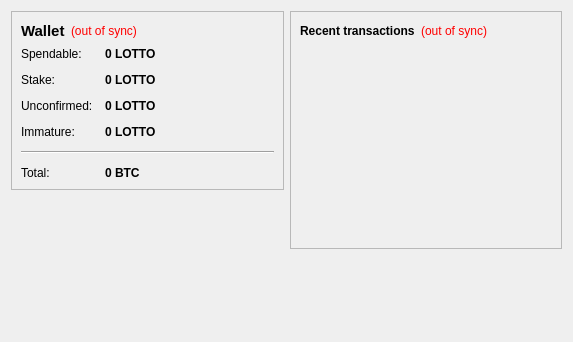
<?xml version="1.0" encoding="UTF-8"?>
<ui version="4.0">
 <class>OverviewPage</class>
 <widget class="QWidget" name="OverviewPage">
  <property name="geometry">
   <rect>
    <x>0</x>
    <y>0</y>
    <width>573</width>
    <height>342</height>
   </rect>
  </property>
  <property name="windowTitle">
   <string>Form</string>
  </property>
  <layout class="QHBoxLayout" name="horizontalLayout" stretch="1,1">
   <item>
    <layout class="QVBoxLayout" name="verticalLayout_2">
     <item>
      <widget class="QFrame" name="frame">
       <property name="frameShape">
        <enum>QFrame::StyledPanel</enum>
       </property>
       <property name="frameShadow">
        <enum>QFrame::Raised</enum>
       </property>
       <layout class="QVBoxLayout" name="verticalLayout_4">
        <item>
         <layout class="QHBoxLayout" name="horizontalLayout_4">
          <item>
           <widget class="QLabel" name="label_5">
            <property name="font">
             <font>
              <pointsize>11</pointsize>
              <weight>75</weight>
              <bold>true</bold>
             </font>
            </property>
            <property name="text">
             <string>Wallet</string>
            </property>
           </widget>
          </item>
          <item>
           <widget class="QLabel" name="labelWalletStatus">
            <property name="toolTip">
             <string>The displayed information may be out of date. Your wallet automatically synchronizes with the MYLOTTOCOIN network after a connection is established, but this process has not completed yet.</string>
            </property>
            <property name="styleSheet">
             <string notr="true">QLabel { color: red; }</string>
            </property>
            <property name="text">
             <string notr="true">(out of sync)</string>
            </property>
            <property name="alignment">
             <set>Qt::AlignLeading|Qt::AlignLeft|Qt::AlignVCenter</set>
            </property>
           </widget>
          </item>
          <item>
           <spacer name="horizontalSpacer_2">
            <property name="orientation">
             <enum>Qt::Horizontal</enum>
            </property>
            <property name="sizeHint" stdset="0">
             <size>
              <width>40</width>
              <height>20</height>
             </size>
            </property>
           </spacer>
          </item>
         </layout>
        </item>
        <item>
         <layout class="QFormLayout" name="formLayout_2">
          <property name="fieldGrowthPolicy">
           <enum>QFormLayout::AllNonFixedFieldsGrow</enum>
          </property>
          <property name="horizontalSpacing">
           <number>12</number>
          </property>
          <property name="verticalSpacing">
           <number>12</number>
          </property>
          <item row="0" column="0">
           <widget class="QLabel" name="label">
            <property name="text">
             <string>Spendable:</string>
            </property>
           </widget>
          </item>
          <item row="0" column="1">
           <widget class="QLabel" name="labelBalance">
            <property name="font">
             <font>
              <weight>75</weight>
              <bold>true</bold>
             </font>
            </property>
            <property name="cursor">
             <cursorShape>IBeamCursor</cursorShape>
            </property>
            <property name="toolTip">
             <string>Your current spendable balance</string>
            </property>
            <property name="text">
             <string notr="true">0 LOTTO</string>
            </property>
            <property name="textInteractionFlags">
             <set>Qt::LinksAccessibleByMouse|Qt::TextSelectableByKeyboard|Qt::TextSelectableByMouse</set>
            </property>
           </widget>
          </item>
          <item row="1" column="0">
           <widget class="QLabel" name="label_6">
            <property name="text">
             <string>Stake:</string>
            </property>
           </widget>
          </item>
          <item row="1" column="1">
           <widget class="QLabel" name="labelStake">
            <property name="font">
             <font>
              <weight>75</weight>
              <bold>true</bold>
             </font>
            </property>
            <property name="cursor">
             <cursorShape>IBeamCursor</cursorShape>
            </property>
            <property name="toolTip">
             <string>Total of coins that was staked, and do not yet count toward the current balance</string>
            </property>
            <property name="text">
             <string notr="true">0 LOTTO</string>
            </property>
            <property name="textInteractionFlags">
             <set>Qt::LinksAccessibleByMouse|Qt::TextSelectableByKeyboard|Qt::TextSelectableByMouse</set>
            </property>
           </widget>
          </item>
          <item row="2" column="0">
           <widget class="QLabel" name="label_3">
            <property name="text">
             <string>Unconfirmed:</string>
            </property>
           </widget>
          </item>
          <item row="2" column="1">
           <widget class="QLabel" name="labelUnconfirmed">
            <property name="font">
             <font>
              <weight>75</weight>
              <bold>true</bold>
             </font>
            </property>
            <property name="cursor">
             <cursorShape>IBeamCursor</cursorShape>
            </property>
            <property name="toolTip">
             <string>Total of transactions that have yet to be confirmed, and do not yet count toward the current balance</string>
            </property>
            <property name="text">
             <string notr="true">0 LOTTO</string>
            </property>
            <property name="textInteractionFlags">
             <set>Qt::LinksAccessibleByMouse|Qt::TextSelectableByKeyboard|Qt::TextSelectableByMouse</set>
            </property>
           </widget>
          </item>
          <item row="3" column="0">
           <widget class="QLabel" name="labelImmatureText">
            <property name="text">
             <string>Immature:</string>
            </property>
           </widget>
          </item>
          <item row="3" column="1">
           <widget class="QLabel" name="labelImmature">
            <property name="font">
             <font>
              <weight>75</weight>
              <bold>true</bold>
             </font>
            </property>
            <property name="toolTip">
             <string>Mined balance that has not yet matured</string>
            </property>
            <property name="text">
             <string notr="true">0 LOTTO</string>
            </property>
            <property name="textInteractionFlags">
             <set>Qt::LinksAccessibleByMouse|Qt::TextSelectableByKeyboard|Qt::TextSelectableByMouse</set>
            </property>
           </widget>
          </item>
          <item row="4" column="0" colspan="2">
           <widget class="Line" name="line">
            <property name="orientation">
             <enum>Qt::Horizontal</enum>
            </property>
           </widget>
          </item>
          <item row="5" column="0">
           <widget class="QLabel" name="labelTotalText">
            <property name="text">
             <string>Total:</string>
            </property>
           </widget>
          </item>
          <item row="5" column="1">
           <widget class="QLabel" name="labelTotal">
            <property name="font">
             <font>
              <weight>75</weight>
              <bold>true</bold>
             </font>
            </property>
            <property name="cursor">
             <cursorShape>IBeamCursor</cursorShape>
            </property>
            <property name="toolTip">
             <string>Your current total balance</string>
            </property>
            <property name="text">
             <string notr="true">0 BTC</string>
            </property>
            <property name="textInteractionFlags">
             <set>Qt::LinksAccessibleByMouse|Qt::TextSelectableByKeyboard|Qt::TextSelectableByMouse</set>
            </property>
           </widget>
          </item>
         </layout>
        </item>
       </layout>
      </widget>
     </item>
     <item>
      <spacer name="verticalSpacer">
       <property name="orientation">
        <enum>Qt::Vertical</enum>
       </property>
       <property name="sizeHint" stdset="0">
        <size>
         <width>20</width>
         <height>40</height>
        </size>
       </property>
      </spacer>
     </item>
    </layout>
   </item>
   <item>
    <layout class="QVBoxLayout" name="verticalLayout_3">
     <item>
      <widget class="QFrame" name="frame_2">
       <property name="frameShape">
        <enum>QFrame::StyledPanel</enum>
       </property>
       <property name="frameShadow">
        <enum>QFrame::Raised</enum>
       </property>
       <layout class="QVBoxLayout" name="verticalLayout">
        <item>
         <layout class="QHBoxLayout" name="horizontalLayout_2">
          <item>
           <widget class="QLabel" name="label_4">
            <property name="text">
             <string>&lt;b&gt;Recent transactions&lt;/b&gt;</string>
            </property>
           </widget>
          </item>
          <item>
           <widget class="QLabel" name="labelTransactionsStatus">
            <property name="toolTip">
             <string>The displayed information may be out of date. Your wallet automatically synchronizes with the MYLOTTOCOIN network after a connection is established, but this process has not completed yet.</string>
            </property>
            <property name="styleSheet">
             <string notr="true">QLabel { color: red; }</string>
            </property>
            <property name="text">
             <string notr="true">(out of sync)</string>
            </property>
            <property name="alignment">
             <set>Qt::AlignRight|Qt::AlignTrailing|Qt::AlignVCenter</set>
            </property>
           </widget>
          </item>
          <item>
           <spacer name="horizontalSpacer">
            <property name="orientation">
             <enum>Qt::Horizontal</enum>
            </property>
            <property name="sizeHint" stdset="0">
             <size>
              <width>40</width>
              <height>20</height>
             </size>
            </property>
           </spacer>
          </item>
         </layout>
        </item>
        <item>
         <widget class="QListView" name="listTransactions">
          <property name="styleSheet">
           <string notr="true">QListView { background: transparent; }</string>
          </property>
          <property name="frameShape">
           <enum>QFrame::NoFrame</enum>
          </property>
          <property name="verticalScrollBarPolicy">
           <enum>Qt::ScrollBarAlwaysOff</enum>
          </property>
          <property name="horizontalScrollBarPolicy">
           <enum>Qt::ScrollBarAlwaysOff</enum>
          </property>
          <property name="selectionMode">
           <enum>QAbstractItemView::NoSelection</enum>
          </property>
         </widget>
        </item>
       </layout>
      </widget>
     </item>
     <item>
      <spacer name="verticalSpacer_2">
       <property name="orientation">
        <enum>Qt::Vertical</enum>
       </property>
       <property name="sizeHint" stdset="0">
        <size>
         <width>20</width>
         <height>40</height>
        </size>
       </property>
      </spacer>
     </item>
    </layout>
   </item>
  </layout>
 </widget>
 <resources/>
 <connections/>
</ui>
